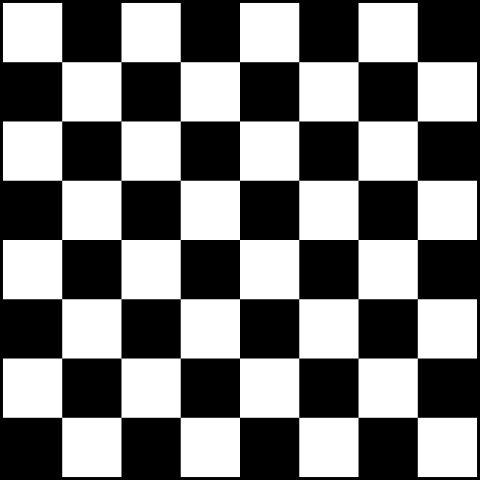
#> input picture assets/chessboard.png, 480 x 480 px
$ python tutorial6.py
#> lines starting #> are read from the running program, lines starting #| are printed output that depends on the picture; after the words box and inside, x2 and y2 are one past the last pixel; in counts of white or black regions, pixels touching at a corner belong together
from sqlite3 import converters
import numpy as np
import cv2
import random

img = cv2.imread('assets/chessboard.png')
#> img is the input picture: shape (480, 480, 3); min 0, max 255, mean 124.4
img = cv2.resize(img, (0,0), fx=1, fy=1)
gray = cv2.cvtColor(img, cv2.COLOR_BGR2GRAY)

#cv2.goodFeaturesToTrack(source image, number of corners, minimum quality, euclidian distance)
corners = cv2.goodFeaturesToTrack(gray, 100, 0.01, 10)
#> corners = 79 rows, first 8: [240, 240], [240, 417], [417, 240], [62, 239], [239, 62], [240, 299], [240, 180], [180, 240]
corners = np.int0(corners) #convert to integers

for corner in corners:
    x,y = corner.ravel() #[[1,2], [3,4]] -> [1,2,3,4]
    cv2.circle(img, (x,y), 5, (60,255,200), 3)
#> this loop made 79 passes
#> (x, y) on passes 1 to 12: (240, 240), (240, 417), (417, 240), (62, 239), (239, 62), (240, 299), (240, 180), (180, 240), (299, 239), (61, 418), (418, 61), (418, 418)
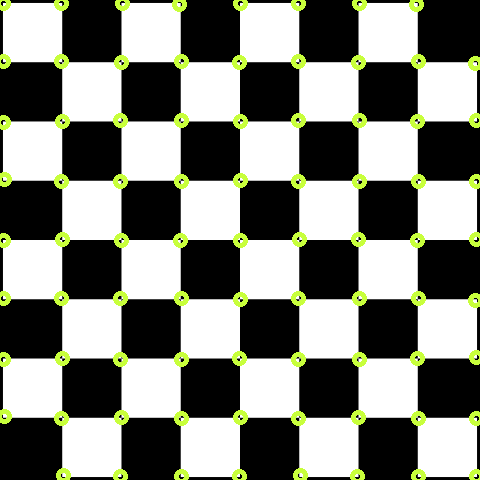
#> img: shape (480, 480, 3); 4.87% of pixels changed, all inside (x1, y1, x2, y2) = (0, 0, 480, 480)

for i in range(len(corners)):
    for j in range(i + 1, len(corners)):
        corner1 = tuple(corners[i][0])
        corner2 = tuple(corners[j][0])
        color = tuple(map(lambda x: int(x), np.random.randint(0,255,size = 3)))
        cv2.line(img, corner1, corner2, color,1)
#> this loop made 79 passes
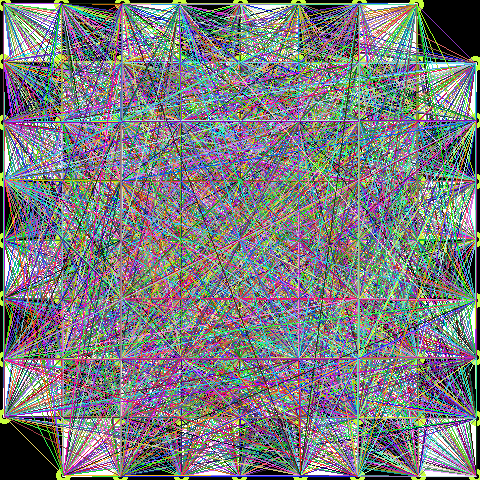
#> img: shape (480, 480, 3); mean B, G, R 126.5, 123.6, 122.6
cv2.imshow('Frame', img)
cv2.waitKey(0)
cv2.destroyAllWindows()
